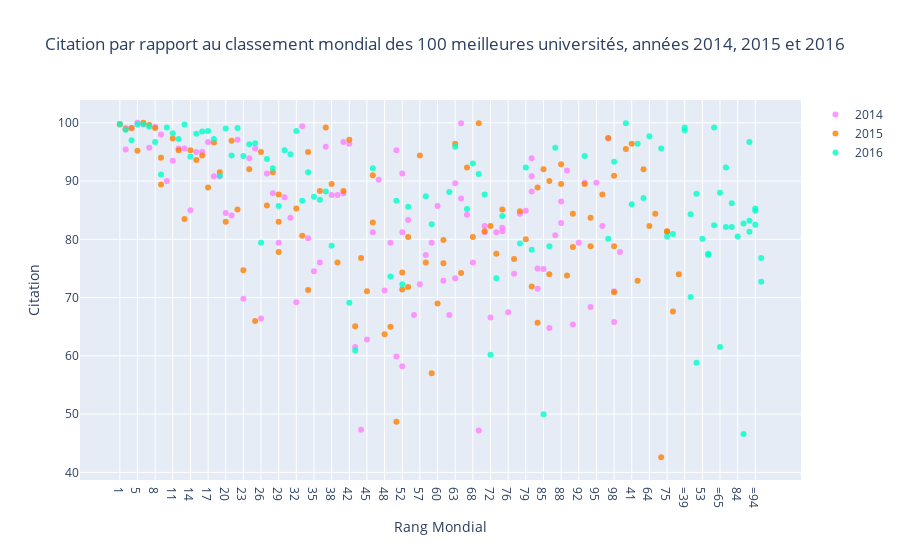

Notebook code for this chart:
### Markdown cell above
<a id="3"></a> <br>
<font color='purple'>
## 3. Scatter

<font color='black'>
Exemple de dispersion: Citation par rapport au classement mondial des 100 meilleures universités, années 2014, 2015 et 2016

 * Importe les objets graph via "go" 
 * Création de traces 
     * x : axe x 
     * y : axe y 
     * mode: type de tracé comme marqueur, ligne ou ligne + marqueurs 
     * name : nom des plots 
     * marker : marker est utilisé comme un dictionnaire. 
         * color : couleur des lignes. Il faut du RVB (rouge, vert, bleu) et l'opacité (alpha) 
     * text : Le texte du survol (le survol est un curseur) 
 * data : est une liste à laquelle nous ajoutons des traces 
 * layout : c'est un dictionnaire. 
     * title : titre de la mise en page 
     * x axis : c'est le dictionnaire 
         * title : étiquette de l'axe des x 
         * ticklen : longueur des marques (graduation) de l'axe x 
         * zeroline : montrant zéro ligne ou non
     * y axis : C'est un dictionnaire et le même pour chacun des axes x
 * fig : il comprend les données et la mise en page 
 * iplot() : trace la figure (fig) créée par les données et la disposition

### Code cell
# Préparation des trames de données (data frame)
df2014 = timesData[timesData.year == 2014].iloc[:100,:]
df2015 = timesData[timesData.year == 2015].iloc[:100,:]
df2016 = timesData[timesData.year == 2016].iloc[:100,:]
# import graph objects as "go"
import plotly.graph_objs as go

# Création de la trace 1 _ 2014
trace1 =go.Scatter(
                    x = df2014.world_rank,
                    y = df2014.citations,
                    mode = "markers",
                    name = "2014",
                    marker = dict(color = 'rgba(255, 128, 255, 0.8)'),
                    text = df2014.university_name)
# Création de la trace 2 _ 2015
trace2 =go.Scatter(
                    x = df2015.world_rank,
                    y = df2015.citations,
                    mode = "markers",
                    name = "2015",
                    marker = dict(color = 'rgba(255, 128, 2, 0.8)'),
                    text = df2015.university_name)
# Création de la trace 3 _ 2016
trace3 =go.Scatter(
                    x = df2016.world_rank,
                    y = df2016.citations,
                    mode = "markers",
                    name = "2016",
                    marker = dict(color = 'rgba(0, 255, 200, 0.8)'),
                    text = df2016.university_name)
data = [trace1, trace2, trace3]
layout = dict(title = 'Citation par rapport au classement mondial des 100 meilleures universités, années 2014, 2015 et 2016',
              xaxis = dict(title = 'Rang Mondial',ticklen = 5,zeroline = False),
              yaxis = dict(title = 'Citation',ticklen= 5,zeroline = False)
             )
fig = dict(data = data, layout = layout)
iplot(fig)

### Figure 1 — Plotly figure (JSON) as saved in the notebook; plotly's stock layout.template omitted (floating-point values rounded to 4 significant figures)
{"data": [{"marker": {"color": "rgba(255, 128, 255, 0.8)"}, "mode": "markers", "name": "2014", "text": ["California Institute of Technology", "Harvard University", "University of Oxford", "Stanford University", "Massachusetts Institute of Technology", "Princeton University", "University of Cambridge", "University of California, Berkeley", "University of Chicago", "Imperial College London", "Yale University", "University of California, Los Angeles", "Columbia University", "ETH Zurich – Swiss Federal Institute of Technology Zurich", "Johns Hopkins University", "University of Pennsylvania", "Duke University", "University of Michigan", "Cornell University", "University of Toronto", "University College London", "Northwestern University", "University of Tokyo", "Carnegie Mellon University", "University of Washington", "National University of Singapore", "University of Texas at Austin", "Georgia Institute of Technology", "University of Illinois at Urbana-Champaign", "University of Wisconsin-Madison", "University of British Columbia", "London School of Economics and Political Science", "University of California, Santa Barbara", "University of Melbourne", "McGill University", "Karolinska Institute", "École Polytechnique Fédérale de Lausanne", "King’s College London", "University of Edinburgh", "New York University", "University of California, San Diego", "Washington University in St Louis", "University of Hong Kong", "Seoul National University", "Peking University", "University of Minnesota", "University of North Carolina at Chapel Hill", "Australian National University", "Pennsylvania State University", "Boston University", "Tsinghua University", "Brown University", "Kyoto University", "University of California, Davis", "LMU Munich", "Korea Advanced Institute of Science and Technology (KAIST)", "Hong Kong University of Science and Technology", "University of Manchester", "Ohio State University", "Pohang University of Science and Technology", "KU Leuven", "Purdue University", "The University of Queensland", "University of Göttingen", "Rice University", "École Normale Supérieure", "Leiden University", "Heidelberg University", "Delft University of Technology", "University of Southern California", "École Polytechnique", "University of Sydney", "Erasmus University Rotterdam", "University of Basel", "Utrecht University", "Nanyang Technological University", "Wageningen University and Research Center", "University of Pittsburgh", "University of Bristol", "Durham University", "Emory University", "Tufts University", "Michigan State University", "University of Amsterdam", "Ghent University", "Free University of Berlin", "Technical University of Munich", "Case Western Reserve University", "Vanderbilt University", "University of Notre Dame", "Monash University", "McMaster University", "University of California, Irvine", "Humboldt University of Berlin", "University of Rochester", "Pierre and Marie Curie University", "University of Colorado Boulder", "Maastricht University", "University of Groningen", "University of Helsinki"], "type": "scatter", "x": ["1", "2", "2", "4", "5", "6", "7", "8", "9", "10", "11", "12", "13", "14", "15", "16", "17", "18", "19", "20", "21", "22", "23", "24", "25", "26", "27", "28", "29", "30", "31", "32", "33", "34", "35", "36", "37", "38", "39", "40", "40", "42", "43", "44", "45", "46", "47", "48", "49", "50", "50", "52", "52", "52", "55", "56", "57", "58", "59", "60", "61", "62", "63", "63", "65", "65", "67", "68", "69", "70", "70", "72", "73", "74", "74", "76", "77", "78", "79", "80", "80", "80", "83", "83", "85", "86", "87", "88", "88", "90", "91", "92", "93", "94", "95", "96", "97", "98", "98", "100"], "y": [99.8, 99.1, 95.4, 99.1, 100, 99.7, 95.7, 99.3, 98, 90, 93.5, 95.6, 95.6, 85, 95, 95, 96.7, 90.8, 90.8, 84.5, 84.1, 97.1, 69.8, 93.9, 95.6, 66.4, 91.3, 87.9, 79.4, 87.2, 83.7, 69.2, 99.4, 80.2, 74.5, 76, 95.9, 87.6, 87.6, 87.9, 96.7, 96.4, 61.5, 47.3, 62.8, 81.2, 90.2, 71.2, 79.4, 95.3, 59.9, 91.3, 58.2, 81.2, 83.3, 67, 72.3, 77.3, 79.4, 85.7, 72.9, 67, 73.3, 89.6, 99.9, 87, 84.2, 76, 47.2, 81.2, 82.3, 66.6, 81.2, 81.4, 82, 67.5, 74.1, 84.4, 84.9, 88.2, 90.8, 93.9, 71.5, 75, 74.9, 64.8, 80.7, 82.8, 86.5, 91.8, 65.4, 79.4, 89.7, 68.4, 89.7, 82.3, 97.3, 65.8, 71.1, 77.8]}, {"marker": {"color": "rgba(255, 128, 2, 0.8)"}, "mode": "markers", "name": "2015", "text": ["California Institute of Technology", "Harvard University", "University of Oxford", "Stanford University", "University of Cambridge", "Massachusetts Institute of Technology", "Princeton University", "University of California, Berkeley", "Imperial College London", "Yale University", "University of Chicago", "University of California, Los Angeles", "ETH Zurich – Swiss Federal Institute of Technology Zurich", "Columbia University", "Johns Hopkins University", "University of Pennsylvania", "University of Michigan", "Duke University", "Cornell University", "University of Toronto", "Northwestern University", "University College London", "University of Tokyo", "Carnegie Mellon University", "National University of Singapore", "University of Washington", "Georgia Institute of Technology", "University of Texas at Austin", "LMU Munich", "University of Illinois at Urbana-Champaign", "University of Wisconsin-Madison", "University of British Columbia", "University of Melbourne", "London School of Economics and Political Science", "École Polytechnique Fédérale de Lausanne", "University of Edinburgh", "University of California, Santa Barbara", "New York University", "McGill University", "King’s College London", "University of California, San Diego", "Washington University in St Louis", "University of Hong Kong", "Karolinska Institute", "Australian National University", "University of Minnesota", "University of North Carolina at Chapel Hill", "Peking University", "Tsinghua University", "Seoul National University", "Hong Kong University of Science and Technology", "Korea Advanced Institute of Science and Technology (KAIST)", "University of Manchester", "Brown University", "KU Leuven", "University of California, Davis", "Boston University", "Pennsylvania State University", "Kyoto University", "University of Sydney", "Nanyang Technological University", "École Polytechnique", "Scuola Normale Superiore di Pisa", "Leiden University", "The University of Queensland", "Pohang University of Science and Technology", "University of Göttingen", "Ohio State University", "Rice University", "Heidelberg University", "Delft University of Technology", "Erasmus University Rotterdam", "Wageningen University and Research Center", "University of Bristol", "University of Basel", "University of Southern California", "University of Amsterdam", "École Normale Supérieure", "Utrecht University", "Humboldt University of Berlin", "Free University of Berlin", "Michigan State University", "Durham University", "Monash University", "Middle East Technical University", "University of Arizona", "University of Notre Dame", "Tufts University", "University of California, Irvine", "Ghent University", "University of Massachusetts", "University of Pittsburgh", "Emory University", "McMaster University", "University of Glasgow", "Vanderbilt University", "University of Colorado Boulder", "Stockholm University", "Technical University of Munich", "Uppsala University"], "type": "scatter", "x": ["1", "2", "3", "4", "5", "6", "7", "8", "9", "9", "11", "12", "13", "14", "15", "16", "17", "18", "19", "20", "21", "22", "23", "24", "25", "26", "27", "28", "29", "29", "29", "32", "33", "34", "34", "36", "37", "38", "39", "40", "41", "42", "43", "44", "45", "46", "46", "48", "49", "50", "51", "52", "52", "54", "55", "55", "57", "58", "59", "60", "61", "61", "63", "64", "65", "66", "67", "68", "69", "70", "71", "72", "73", "74", "75", "75", "77", "78", "79", "80", "81", "82", "83", "83", "85", "86", "86", "88", "88", "90", "91", "91", "93", "94", "94", "96", "97", "98", "98", "98"], "y": [99.7, 98.9, 95.5, 99.1, 95.2, 100, 99.6, 99.1, 89.4, 94, 97.3, 95.3, 83.5, 95.3, 93.6, 94.4, 88.9, 96.6, 91.5, 83, 96.9, 85.1, 74.7, 92, 66, 95, 85.8, 91.5, 83, 77.8, 87.7, 85.3, 80.6, 71.3, 95, 88.3, 99.2, 89.5, 76, 88.3, 96.4, 97.1, 65.1, 76.8, 71.1, 82.9, 91, 63.7, 65, 48.7, 72.9, 71.4, 74.3, 92, 71.8, 80.4, 94.4, 76, 57, 69, 75.9, 79.9, 96.4, 82.3, 74.2, 84.4, 92.3, 80.4, 99.9, 81.4, 42.6, 82.3, 77.5, 85.1, 81.4, 81.3, 76.6, 84.8, 80, 71.9, 67.6, 74, 88.9, 65.7, 92, 74, 90, 92.9, 89.5, 73.8, 78.7, 84.4, 89.5, 78.8, 83.7, 87.7, 97.4, 90.9, 78.8, 70.9]}, {"marker": {"color": "rgba(0, 255, 200, 0.8)"}, "mode": "markers", "name": "2016", "text": ["California Institute of Technology", "University of Oxford", "Stanford University", "University of Cambridge", "Massachusetts Institute of Technology", "Harvard University", "Princeton University", "Imperial College London", "ETH Zurich – Swiss Federal Institute of Technology Zurich", "University of Chicago", "Johns Hopkins University", "Yale University", "University of California, Berkeley", "University College London", "Columbia University", "University of California, Los Angeles", "University of Pennsylvania", "Cornell University", "University of Toronto", "Duke University", "University of Michigan", "Carnegie Mellon University", "London School of Economics and Political Science", "University of Edinburgh", "Northwestern University", "National University of Singapore", "King’s College London", "Karolinska Institute", "LMU Munich", "New York University", "École Polytechnique Fédérale de Lausanne", "University of Washington", "University of Melbourne", "University of British Columbia", "KU Leuven", "University of Illinois at Urbana-Champaign", "Heidelberg University", "McGill University", "University of California, San Diego", "University of California, Santa Barbara", "Georgia Institute of Technology", "Peking University", "University of Tokyo", "University of California, Davis", "University of Hong Kong", "University of Texas at Austin", "Tsinghua University", "Wageningen University and Research Center", "Humboldt University of Berlin", "University of Wisconsin-Madison", "Brown University", "Australian National University", "Technical University of Munich", "École Normale Supérieure", "Nanyang Technological University", "University of Manchester", "University of Sydney", "University of Amsterdam", "Hong Kong University of Science and Technology", "The University of Queensland", "Washington University in St Louis", "Utrecht University", "University of North Carolina at Chapel Hill", "Boston University", "Delft University of Technology", "University of Minnesota", "Leiden University", "University of Southern California", "University of Bristol", "Durham University", "Erasmus University Rotterdam", "Free University of Berlin", "Monash University", "University of Groningen", "Pennsylvania State University", "University of Glasgow", "University of Helsinki", "University of Tübingen", "University of Pittsburgh", "University of Warwick", "Uppsala University", "University of Copenhagen", "University of New South Wales", "University of Freiburg", "Seoul National University", "University of St Andrews", "Vanderbilt University", "Kyoto University", "Maastricht University", "Emory University", "Lund University", "Ohio State University", "University of Exeter", "University of Bonn", "Georgetown University", "McMaster University", "University of Sheffield", "Queen Mary University of London", "University of Göttingen", "Michigan State University"], "type": "scatter", "x": ["1", "2", "3", "4", "5", "6", "7", "8", "9", "10", "11", "12", "13", "14", "15", "16", "17", "18", "19", "20", "21", "22", "23", "24", "25", "26", "27", "28", "29", "30", "31", "32", "33", "34", "35", "36", "37", "38", "=39", "=39", "41", "42", "43", "=44", "=44", "46", "=47", "=47", "49", "50", "51", "52", "53", "54", "55", "=56", "=56", "58", "59", "=60", "=60", "62", "63", "64", "=65", "=65", "67", "68", "69", "70", "71", "72", "73", "74", "75", "=76", "=76", "78", "79", "80", "81", "=82", "=82", "84", "85", "86", "87", "=88", "=88", "=90", "=90", "=90", "93", "=94", "=94", "=94", "97", "98", "=99", "=99"], "y": [99.8, 98.8, 99.9, 97, 99.7, 99.8, 99.3, 96.7, 91.1, 99.2, 98.2, 97.2, 99.7, 94.2, 98.1, 98.5, 98.6, 97.2, 90.9, 99, 94.4, 99.1, 94.3, 96.3, 96.5, 79.4, 93.8, 92.2, 85.7, 95.3, 94.6, 98.6, 86.6, 91.5, 87.3, 86.8, 88.2, 78.9, 98.7, 99.2, 86, 69.1, 60.9, 84.3, 70.1, 92.2, 58.8, 87.8, 73.6, 86.6, 96.4, 72.3, 80.1, 87.1, 85.6, 77.3, 77.5, 87.4, 82.6, 82.4, 99.2, 88.1, 95.9, 97.7, 61.5, 88, 85.2, 93, 91.2, 87.7, 95.6, 60.2, 73.3, 84, 80.5, 92.3, 82.1, 79.3, 92.3, 78.2, 80.9, 86.2, 82.1, 80.5, 50, 78.8, 95.7, 46.6, 82.7, 96.7, 81.3, 83.2, 94.3, 85.3, 82.5, 84.9, 80.1, 93.3, 72.7, 76.8]}], "layout": {"title": {"text": "Citation par rapport au classement mondial des 100 meilleures universités, années 2014, 2015 et 2016"}, "xaxis": {"ticklen": 5, "title": {"text": "Rang Mondial"}, "zeroline": false}, "yaxis": {"ticklen": 5, "title": {"text": "Citation"}, "zeroline": false}}}
